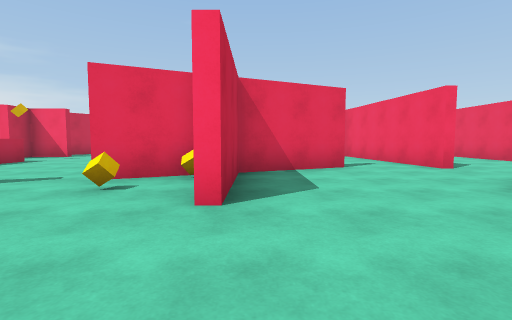
[1] (above)

24 first-person views from a walk through a Unity game level. The camera is 1.2 m above the floor, tilts 4° down and sees 85° across. The floor is counted in squares, 2 m on a side. Each view is taken from the middle of a square. On the plan, view 1 faces up. The plan holds only what a view shows up to about 9 squares ahead; the rest is blank. The place goes on beyond the plan. The player is left out.

[2]
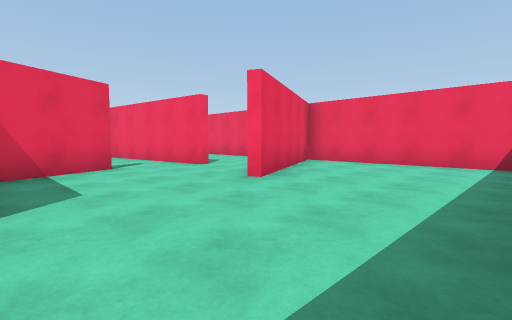

[3]
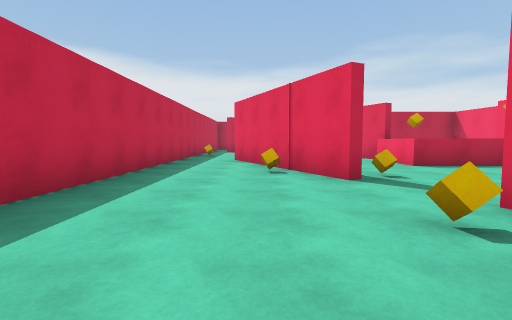

[4]
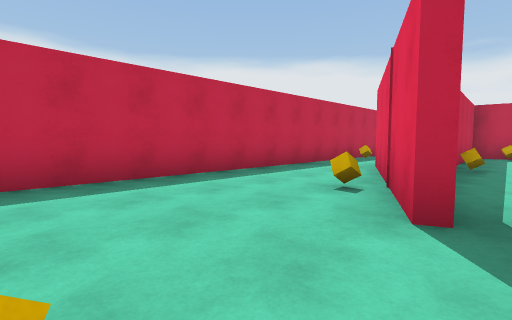

[5]
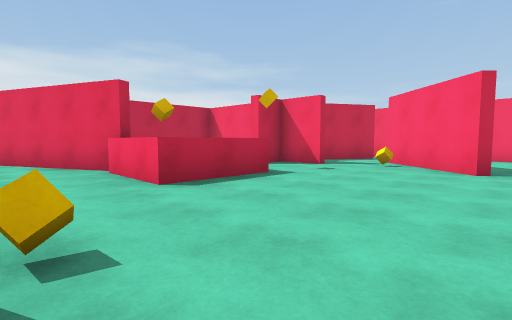

[6]
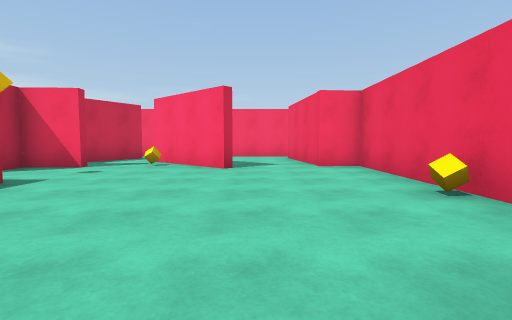

[7]
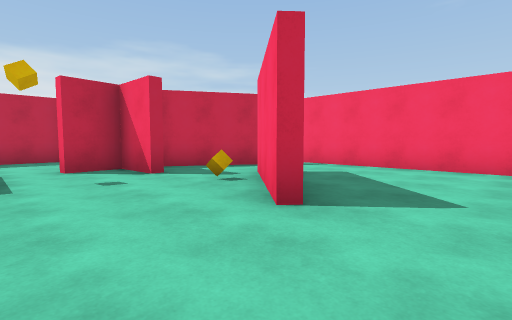

[8]
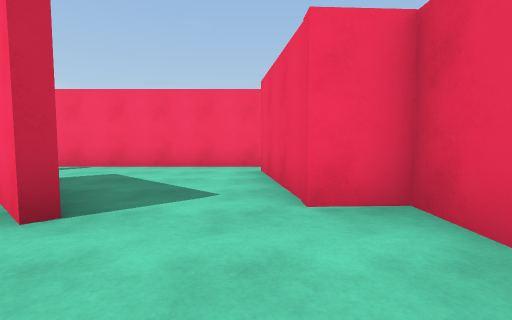

[9]
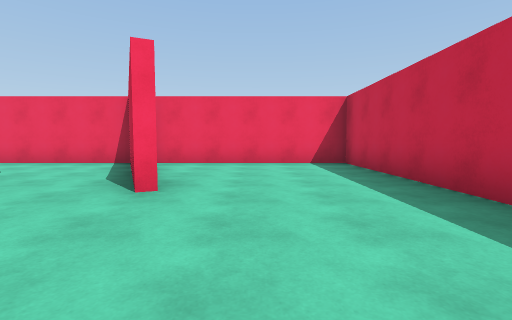

[10]
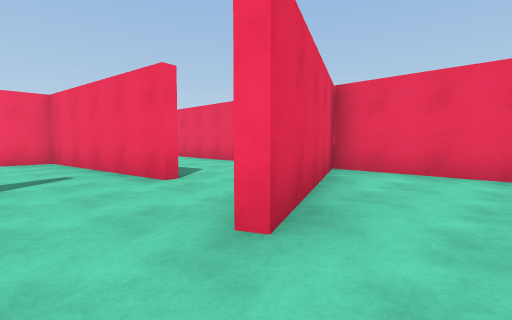

[11]
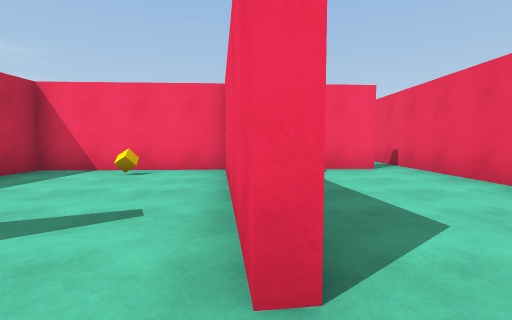

[12]
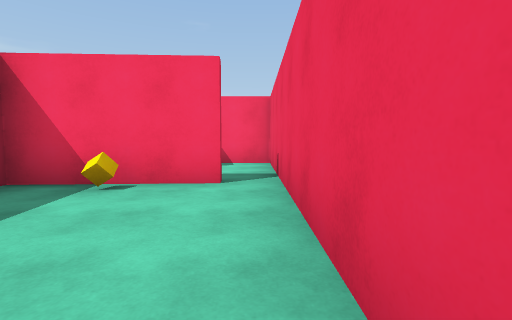

[13]
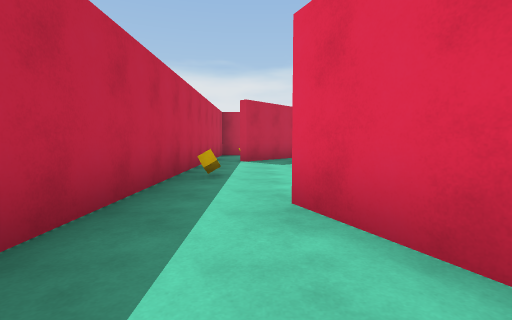

[14]
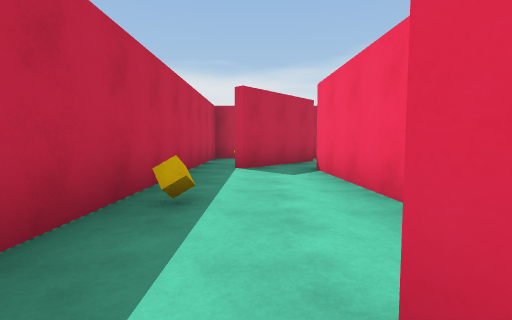

[15]
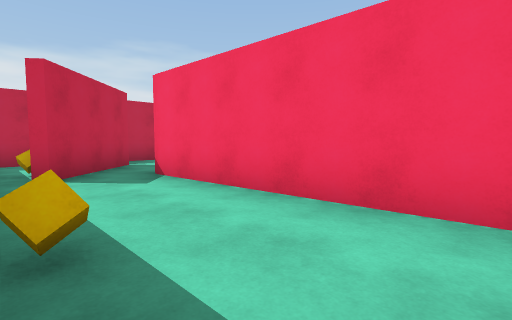

[16]
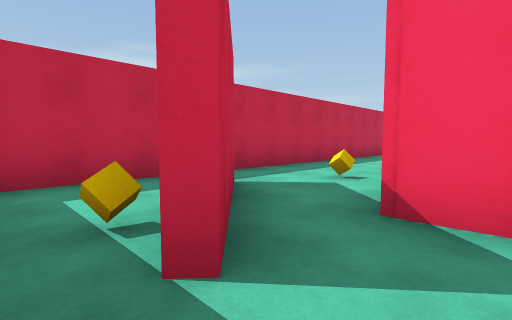

[17]
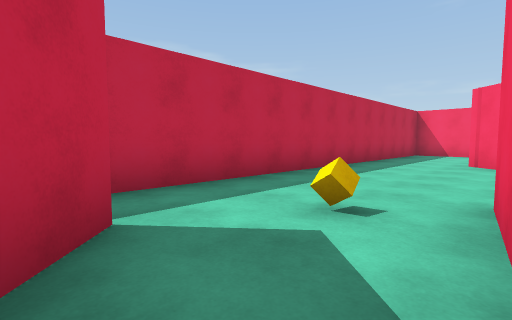

[18]
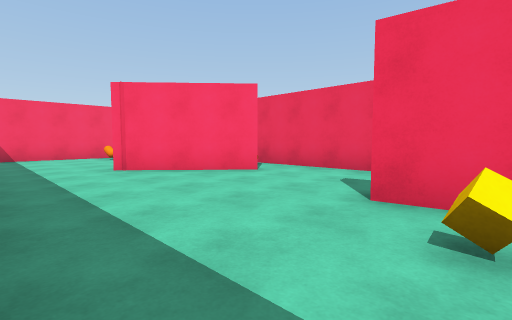

[19]
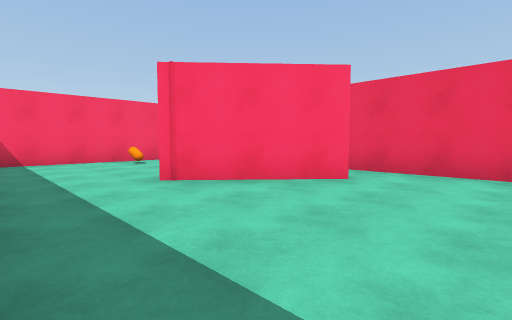

[20]
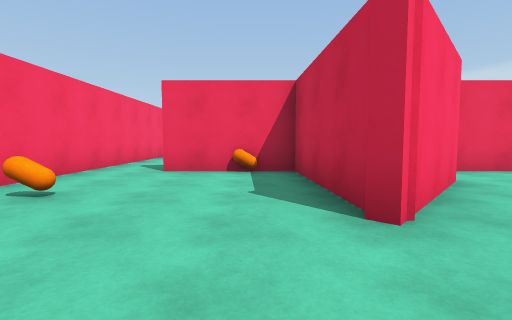

[21]
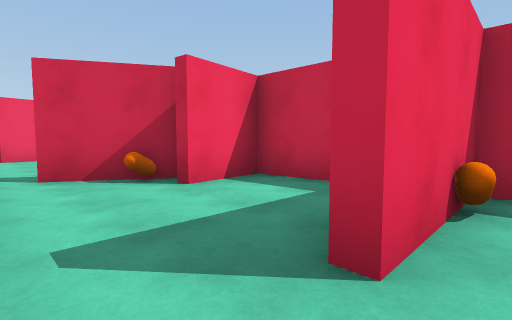

[22]
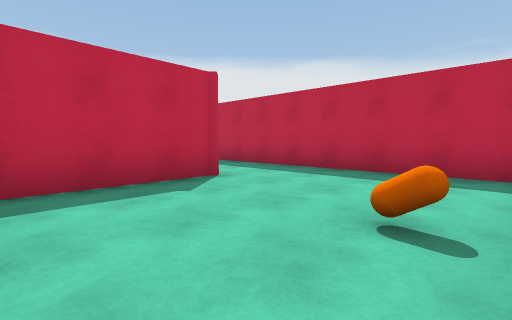

[23]
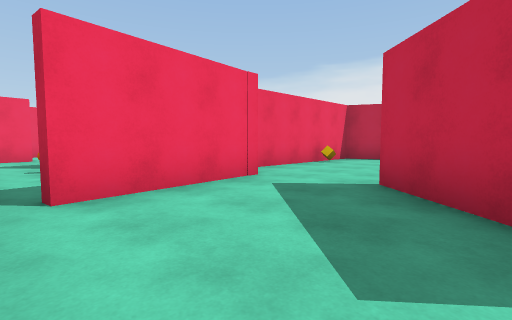

[24]
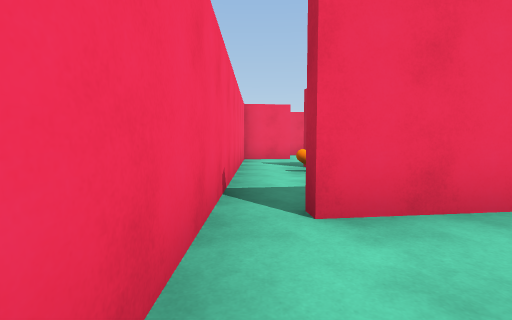

### Floor plan
Key: @ floor where view 1 was taken; # wall or solid block; . floor; ^ raised ledge; C cube; T thing the floor can be seen under or through; R orange capsule; O other object.
Columns run from 18 left of view 1 to 8 right of it. Each row starts with its distance up from view 1.
 15 ###########################
 14 #......................#..#
 13 #...R.....##....#..O#..#..#
 12 #.....#...#..#..#   #   ..#
 11 #.....#...#..##.#########.#
 10 #..#########..#..#..C##C..#
  9 #...####. #......#....#...#
  8 #....###..^^.....# ...#...#
  7 #..... #  C^.....#  ..#...#
  6 #..... ###C^.....###..#...#
  5 #...T ###.......##......###
  4 #..CT #......C...#...####.#
  3 #...T#########..C#........#
  2 #.##......##.C............#
  1 #..##.....................#
  0 #......C......... @.......#
 -1 #################    ######

Where each view was taken, in squares from view 1:
view 1: 0 up, 0 right, facing up
view 2: 0 up, 0 right, facing up-right
view 3: 2 up, 0 right, facing left
view 4: 4 up, 2 left, facing down-left
view 5: 4 up, 3 left, facing up-left
view 6: 4 up, 3 left, facing up
view 7: 8 up, 2 left, facing up-left
view 8: 8 up, 2 left, facing up
view 9: 2 up, 0 right, facing right
view 10: 2 up, 2 right, facing up-right
view 11: 5 up, 4 right, facing up
view 12: 7 up, 7 right, facing up
view 13: 1 up, 6 left, facing left
view 14: 1 up, 8 left, facing left
view 15: 0 up, 9 left, facing up-left
view 16: 0 up, 13 left, facing up-left
view 17: 2 up, 14 left, facing up-left
view 18: 4 up, 17 left, facing up-right
view 19: 6 up, 17 left, facing up-right
view 20: 11 up, 17 left, facing right
view 21: 14 up, 12 left, facing down-right
view 22: 14 up, 12 left, facing down-left
view 23: 14 up, 5 left, facing down-right
view 24: 14 up, 4 left, facing right
